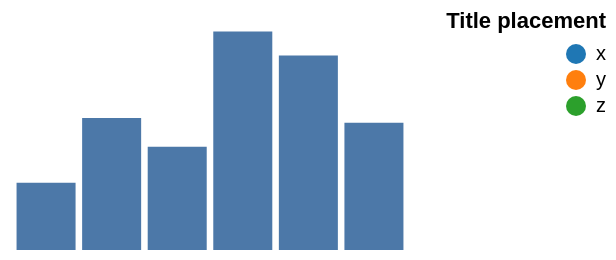

The Vega-Lite source for this figure:
### Vega specification from a JSON file in a GitHub repository (floating-point values rounded to 4 significant figures)
{"width": 200, "height": 120, "padding": 5, "data": [{"name": "t", "values": [{"a": "Alpha", "b": 28, "c": "x", "d": 1}, {"a": "Bravo", "b": 55, "c": "y", "d": 2}, {"a": "Charlie", "b": 43, "c": "x", "d": 3}, {"a": "Delta", "b": 91, "c": "z", "d": 4}, {"a": "Echo", "b": 81, "c": "y", "d": 5}, {"a": "Foxtrot", "b": 53, "c": "z", "d": 6}]}], "scales": [{"name": "x", "type": "band", "domain": {"data": "t", "field": "a"}, "range": "width", "padding": 0.1}, {"name": "y", "type": "linear", "domain": {"data": "t", "field": "b"}, "range": "height", "nice": true}, {"name": "color", "type": "ordinal", "domain": {"data": "t", "field": "c"}, "range": {"scheme": "category10"}}, {"name": "ramp", "type": "linear", "domain": {"data": "t", "field": "d"}, "range": {"scheme": "blues"}}, {"name": "size", "type": "linear", "domain": {"data": "t", "field": "b"}, "range": [10, 200]}, {"name": "shape", "type": "ordinal", "domain": {"data": "t", "field": "c"}, "range": "symbol"}, {"name": "quant", "type": "quantize", "domain": [0, 100], "range": {"scheme": "greens", "count": 4}}], "marks": [{"type": "rect", "from": {"data": "t"}, "encode": {"enter": {"x": {"scale": "x", "field": "a"}, "width": {"scale": "x", "band": 1}, "y": {"scale": "y", "field": "b"}, "y2": {"scale": "y", "value": 0}}}}], "legends": [{"fill": "color", "title": "Title placement", "titleOrient": "top", "titleAnchor": "end", "orient": "right"}]}
